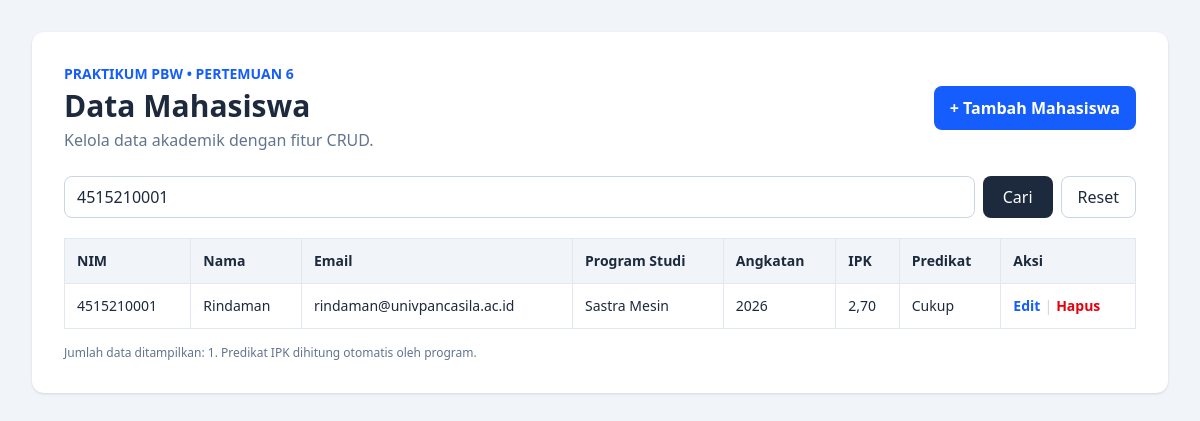
/pertemuan6/index.php?cari=4515210001, run on the app's committed database.
### tables this page shows
CREATE TABLE `mahasiswa` (
  `id` bigint(20) UNSIGNED NOT NULL,
  `nim` varchar(15) NOT NULL,
  `nama` varchar(100) NOT NULL,
  `email` varchar(120) NOT NULL,
  `prodi` varchar(80) NOT NULL,
  `angkatan` year(4) NOT NULL,
  `ipk` decimal(3,2) DEFAULT 0.00
);

### pertemuan6/index.php (the view, shortened to what this page needs)
<?php
require_once 'koneksi.php';
$cari = trim($_GET['cari'] ?? '');
if ($cari !== '') {
    $kata = '%' . $cari . '%';
    $stmt = mysqli_prepare($koneksi, 'SELECT nim, nama, email, prodi, angkatan, ipk FROM mahasiswa WHERE nim LIKE ? OR nama LIKE ? OR prodi LIKE ? ORDER BY nama ASC');
    mysqli_stmt_bind_param($stmt, 'sss', $kata, $kata, $kata);
} else {
    $stmt = mysqli_prepare($koneksi, 'SELECT nim, nama, email, prodi, angkatan, ipk FROM mahasiswa ORDER BY nama ASC');
}
mysqli_stmt_execute($stmt);
$result = mysqli_stmt_get_result($stmt);
function e($value) { return htmlspecialchars((string)$value, ENT_QUOTES, 'UTF-8'); }
function predikat($ipk) {
    if ($ipk >= 2.00) return 'Cukup';
    return 'Perlu Evaluasi';
}
?>
<!DOCTYPE html>
<html lang="id">
<head>
<script src="https://cdn.jsdelivr.net/npm/@tailwindcss/browser@4"></script>
</head>
<body class="bg-slate-100 min-h-screen p-4 md:p-8 text-slate-800">
<main class="max-w-6xl mx-auto bg-white rounded-xl shadow-sm p-5 md:p-8">
  <div class="flex flex-col md:flex-row md:items-center md:justify-between gap-4 mb-6">
    <div><p class="text-sm font-semibold text-blue-600">PRAKTIKUM PBW • PERTEMUAN 6</p><h1 class="text-3xl font-bold mt-1">Data Mahasiswa</h1><p class="text-slate-500 mt-1">Kelola data akademik dengan fitur CRUD.</p></div>
    <a href="create.php" class="bg-blue-600 hover:bg-blue-700 text-white px-4 py-2.5 rounded-lg font-semibold text-center">+ Tambah Mahasiswa</a>
  </div>
  <form method="GET" class="flex flex-col sm:flex-row gap-2 mb-5">
    <input type="search" name="cari" value="<?= e($cari) ?>" placeholder="Cari NIM, nama, atau prodi..." class="w-full border border-slate-300 rounded-lg px-3 py-2 focus:outline-none focus:ring-2 focus:ring-blue-300">
    <button class="bg-slate-800 hover:bg-slate-700 text-white rounded-lg px-5 py-2">Cari</button>
    <?php if ($cari !== ''): ?><a href="index.php" class="border border-slate-300 rounded-lg px-4 py-2 text-center">Reset</a><?php endif; ?>
  </form>
  <div class="overflow-x-auto">
  <table class="w-full text-sm border-collapse">
    <thead class="bg-slate-100 text-left"><tr>
      <th class="p-3 border border-slate-200">NIM</th><th class="p-3 border border-slate-200">Nama</th><th class="p-3 border border-slate-200">Email</th><th class="p-3 border border-slate-200">Program Studi</th><th class="p-3 border border-slate-200">Angkatan</th><th class="p-3 border border-slate-200">IPK</th><th class="p-3 border border-slate-200">Predikat</th><th class="p-3 border border-slate-200">Aksi</th>
    </tr></thead><tbody>
    <?php if (mysqli_num_rows($result) === 0): ?>
      <tr><td colspan="8" class="p-6 text-center text-slate-500 border border-slate-200">Data mahasiswa tidak ditemukan.</td></tr>
    <?php else: while ($data = mysqli_fetch_assoc($result)): ?>
      <tr class="hover:bg-blue-50">
        <td class="p-3 border border-slate-200 whitespace-nowrap"><?= e($data['nim']) ?></td><td class="p-3 border border-slate-200"><?= e($data['nama']) ?></td><td class="p-3 border border-slate-200"><?= e($data['email']) ?></td><td class="p-3 border border-slate-200"><?= e($data['prodi']) ?></td><td class="p-3 border border-slate-200"><?= e($data['angkatan']) ?></td><td class="p-3 border border-slate-200"><?= number_format((float)$data['ipk'], 2, ',', '.') ?></td><td class="p-3 border border-slate-200"><?= e(predikat((float)$data['ipk'])) ?></td>
        <td class="p-3 border border-slate-200 whitespace-nowrap"><a class="text-blue-600 font-semibold hover:underline" href="edit.php?nim=<?= urlencode($data['nim']) ?>">Edit</a><span class="text-slate-300 mx-1">|</span><form class="inline" action="delete.php" method="POST" onsubmit="return confirm('Yakin ingin menghapus data <?= e($data['nama']) ?>?')"><input type="hidden" name="nim" value="<?= e($data['nim']) ?>"><button class="text-red-600 font-semibold hover:underline">Hapus</button></form></td>
      </tr>
    <?php endwhile; endif; ?>
    </tbody>
  </table></div>
  <p class="text-xs text-slate-500 mt-4">Jumlah data ditampilkan: <?= mysqli_num_rows($result) ?>. Predikat IPK dihitung otomatis oleh program.</p>
</main></body></html>

### data on the page
mahasiswa: nim "4515210001", nama "Rindaman", email "rindaman@univpancasila.ac.id", prodi "Sastra Mesin", angkatan "2026", ipk "2,70", ipk "Cukup"

### other printed values
mysqli_num_rows($result) "1"
